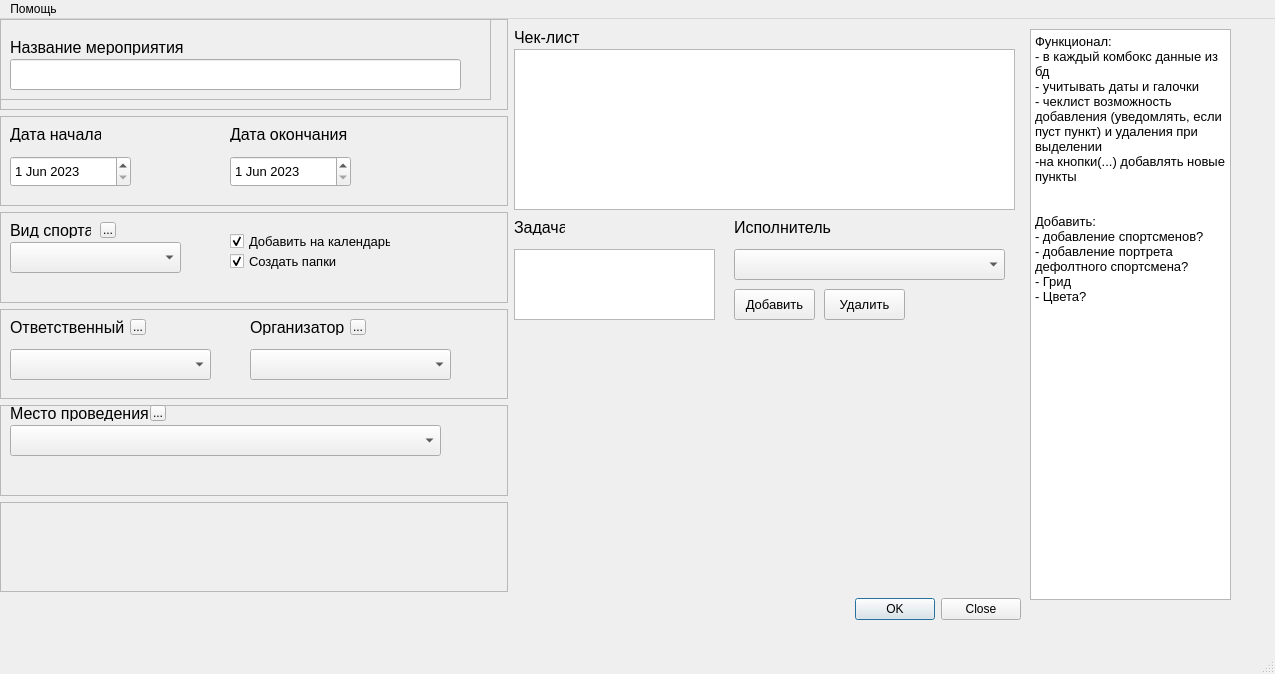
<?xml version="1.0" encoding="UTF-8"?>
<ui version="4.0">
 <class>MainWindow</class>
 <widget class="QMainWindow" name="MainWindow">
  <property name="geometry">
   <rect>
    <x>0</x>
    <y>0</y>
    <width>1275</width>
    <height>674</height>
   </rect>
  </property>
  <property name="windowTitle">
   <string>MainWindow</string>
  </property>
  <widget class="QWidget" name="centralwidget">
   <widget class="QWidget" name="verticalLayoutWidget">
    <property name="geometry">
     <rect>
      <x>0</x>
      <y>0</y>
      <width>1021</width>
      <height>601</height>
     </rect>
    </property>
    <layout class="QVBoxLayout" name="verticalLayout">
     <item>
      <layout class="QHBoxLayout" name="horizontalLayout">
       <item>
        <layout class="QVBoxLayout" name="verticalLayout_2">
         <item>
          <widget class="QFrame" name="frame_5">
           <property name="frameShape">
            <enum>QFrame::StyledPanel</enum>
           </property>
           <property name="frameShadow">
            <enum>QFrame::Raised</enum>
           </property>
           <widget class="QFrame" name="frame">
            <property name="geometry">
             <rect>
              <x>0</x>
              <y>0</y>
              <width>491</width>
              <height>81</height>
             </rect>
            </property>
            <property name="frameShape">
             <enum>QFrame::StyledPanel</enum>
            </property>
            <property name="frameShadow">
             <enum>QFrame::Raised</enum>
            </property>
            <widget class="QLabel" name="label">
             <property name="geometry">
              <rect>
               <x>10</x>
               <y>20</y>
               <width>181</width>
               <height>16</height>
              </rect>
             </property>
             <property name="font">
              <font>
               <pointsize>12</pointsize>
              </font>
             </property>
             <property name="text">
              <string>Название мероприятия</string>
             </property>
            </widget>
            <widget class="QLineEdit" name="lineEdit">
             <property name="geometry">
              <rect>
               <x>10</x>
               <y>40</y>
               <width>451</width>
               <height>31</height>
              </rect>
             </property>
             <property name="font">
              <font>
               <pointsize>12</pointsize>
              </font>
             </property>
             <property name="text">
              <string/>
             </property>
            </widget>
           </widget>
          </widget>
         </item>
         <item>
          <widget class="QFrame" name="frame_6">
           <property name="frameShape">
            <enum>QFrame::StyledPanel</enum>
           </property>
           <property name="frameShadow">
            <enum>QFrame::Raised</enum>
           </property>
           <widget class="QLabel" name="label_2">
            <property name="geometry">
             <rect>
              <x>10</x>
              <y>10</y>
              <width>91</width>
              <height>16</height>
             </rect>
            </property>
            <property name="font">
             <font>
              <pointsize>12</pointsize>
             </font>
            </property>
            <property name="text">
             <string>Дата начала</string>
            </property>
           </widget>
           <widget class="QDateEdit" name="BeginDateEdit">
            <property name="geometry">
             <rect>
              <x>10</x>
              <y>40</y>
              <width>121</width>
              <height>31</height>
             </rect>
            </property>
            <property name="font">
             <font>
              <pointsize>10</pointsize>
             </font>
            </property>
            <property name="dateTime">
             <datetime>
              <hour>0</hour>
              <minute>0</minute>
              <second>0</second>
              <year>2023</year>
              <month>6</month>
              <day>1</day>
             </datetime>
            </property>
           </widget>
           <widget class="QLabel" name="label_9">
            <property name="geometry">
             <rect>
              <x>230</x>
              <y>10</y>
              <width>121</width>
              <height>16</height>
             </rect>
            </property>
            <property name="font">
             <font>
              <pointsize>12</pointsize>
             </font>
            </property>
            <property name="text">
             <string>Дата окончания</string>
            </property>
           </widget>
           <widget class="QDateEdit" name="EndDateEdit_2">
            <property name="geometry">
             <rect>
              <x>230</x>
              <y>40</y>
              <width>121</width>
              <height>31</height>
             </rect>
            </property>
            <property name="font">
             <font>
              <pointsize>10</pointsize>
             </font>
            </property>
            <property name="dateTime">
             <datetime>
              <hour>0</hour>
              <minute>0</minute>
              <second>0</second>
              <year>2023</year>
              <month>6</month>
              <day>1</day>
             </datetime>
            </property>
           </widget>
          </widget>
         </item>
         <item>
          <widget class="QFrame" name="frame_7">
           <property name="frameShape">
            <enum>QFrame::StyledPanel</enum>
           </property>
           <property name="frameShadow">
            <enum>QFrame::Raised</enum>
           </property>
           <widget class="QComboBox" name="SportComboBox">
            <property name="geometry">
             <rect>
              <x>10</x>
              <y>30</y>
              <width>171</width>
              <height>31</height>
             </rect>
            </property>
            <property name="font">
             <font>
              <pointsize>10</pointsize>
             </font>
            </property>
           </widget>
           <widget class="QLabel" name="label_3">
            <property name="geometry">
             <rect>
              <x>10</x>
              <y>10</y>
              <width>81</width>
              <height>16</height>
             </rect>
            </property>
            <property name="font">
             <font>
              <pointsize>12</pointsize>
             </font>
            </property>
            <property name="text">
             <string>Вид спорта</string>
            </property>
           </widget>
           <widget class="QCheckBox" name="checkBox_2">
            <property name="geometry">
             <rect>
              <x>230</x>
              <y>20</y>
              <width>161</width>
              <height>18</height>
             </rect>
            </property>
            <property name="font">
             <font>
              <pointsize>10</pointsize>
             </font>
            </property>
            <property name="text">
             <string>Добавить на календарь</string>
            </property>
            <property name="checked">
             <bool>true</bool>
            </property>
           </widget>
           <widget class="QCheckBox" name="checkBox">
            <property name="geometry">
             <rect>
              <x>230</x>
              <y>40</y>
              <width>111</width>
              <height>18</height>
             </rect>
            </property>
            <property name="font">
             <font>
              <pointsize>10</pointsize>
             </font>
            </property>
            <property name="text">
             <string>Создать папки</string>
            </property>
            <property name="checked">
             <bool>true</bool>
            </property>
           </widget>
           <widget class="QToolButton" name="SportToolButton">
            <property name="geometry">
             <rect>
              <x>100</x>
              <y>10</y>
              <width>16</width>
              <height>16</height>
             </rect>
            </property>
            <property name="text">
             <string>...</string>
            </property>
           </widget>
          </widget>
         </item>
         <item>
          <widget class="QFrame" name="frame_4">
           <property name="frameShape">
            <enum>QFrame::StyledPanel</enum>
           </property>
           <property name="frameShadow">
            <enum>QFrame::Raised</enum>
           </property>
           <widget class="QComboBox" name="RespComboBox">
            <property name="geometry">
             <rect>
              <x>10</x>
              <y>40</y>
              <width>201</width>
              <height>31</height>
             </rect>
            </property>
            <property name="font">
             <font>
              <pointsize>10</pointsize>
             </font>
            </property>
           </widget>
           <widget class="QComboBox" name="OrgComboBox">
            <property name="geometry">
             <rect>
              <x>250</x>
              <y>40</y>
              <width>201</width>
              <height>31</height>
             </rect>
            </property>
            <property name="font">
             <font>
              <pointsize>10</pointsize>
             </font>
            </property>
           </widget>
           <widget class="QLabel" name="label_4">
            <property name="geometry">
             <rect>
              <x>10</x>
              <y>10</y>
              <width>121</width>
              <height>16</height>
             </rect>
            </property>
            <property name="font">
             <font>
              <pointsize>12</pointsize>
             </font>
            </property>
            <property name="text">
             <string>Ответственный</string>
            </property>
           </widget>
           <widget class="QLabel" name="label_5">
            <property name="geometry">
             <rect>
              <x>250</x>
              <y>10</y>
              <width>121</width>
              <height>16</height>
             </rect>
            </property>
            <property name="font">
             <font>
              <pointsize>12</pointsize>
             </font>
            </property>
            <property name="text">
             <string>Организатор</string>
            </property>
           </widget>
           <widget class="QToolButton" name="RespToolButton">
            <property name="geometry">
             <rect>
              <x>130</x>
              <y>10</y>
              <width>16</width>
              <height>16</height>
             </rect>
            </property>
            <property name="text">
             <string>...</string>
            </property>
           </widget>
           <widget class="QToolButton" name="OrgToolButton">
            <property name="geometry">
             <rect>
              <x>350</x>
              <y>10</y>
              <width>16</width>
              <height>16</height>
             </rect>
            </property>
            <property name="text">
             <string>...</string>
            </property>
           </widget>
          </widget>
         </item>
         <item>
          <widget class="QFrame" name="frame_3">
           <property name="frameShape">
            <enum>QFrame::StyledPanel</enum>
           </property>
           <property name="frameShadow">
            <enum>QFrame::Raised</enum>
           </property>
           <widget class="QComboBox" name="PlaceComboBox">
            <property name="geometry">
             <rect>
              <x>10</x>
              <y>20</y>
              <width>431</width>
              <height>31</height>
             </rect>
            </property>
            <property name="font">
             <font>
              <pointsize>10</pointsize>
             </font>
            </property>
           </widget>
           <widget class="QLabel" name="label_6">
            <property name="geometry">
             <rect>
              <x>10</x>
              <y>0</y>
              <width>141</width>
              <height>16</height>
             </rect>
            </property>
            <property name="font">
             <font>
              <pointsize>12</pointsize>
             </font>
            </property>
            <property name="text">
             <string>Место проведения</string>
            </property>
           </widget>
           <widget class="QToolButton" name="PlaceToolButton">
            <property name="geometry">
             <rect>
              <x>150</x>
              <y>0</y>
              <width>16</width>
              <height>16</height>
             </rect>
            </property>
            <property name="text">
             <string>...</string>
            </property>
           </widget>
          </widget>
         </item>
         <item>
          <widget class="QFrame" name="frame_2">
           <property name="frameShape">
            <enum>QFrame::StyledPanel</enum>
           </property>
           <property name="frameShadow">
            <enum>QFrame::Raised</enum>
           </property>
          </widget>
         </item>
        </layout>
       </item>
       <item>
        <layout class="QVBoxLayout" name="verticalLayout_3">
         <item>
          <widget class="QWidget" name="widget" native="true">
           <widget class="QListWidget" name="listWidget">
            <property name="geometry">
             <rect>
              <x>0</x>
              <y>30</y>
              <width>501</width>
              <height>161</height>
             </rect>
            </property>
           </widget>
           <widget class="QLabel" name="label_7">
            <property name="geometry">
             <rect>
              <x>0</x>
              <y>200</y>
              <width>51</width>
              <height>16</height>
             </rect>
            </property>
            <property name="font">
             <font>
              <pointsize>12</pointsize>
             </font>
            </property>
            <property name="text">
             <string>Задача</string>
            </property>
           </widget>
           <widget class="QPlainTextEdit" name="TaskPlainTextEdit">
            <property name="geometry">
             <rect>
              <x>0</x>
              <y>230</y>
              <width>201</width>
              <height>71</height>
             </rect>
            </property>
            <property name="font">
             <font>
              <pointsize>10</pointsize>
             </font>
            </property>
           </widget>
           <widget class="QLabel" name="label_8">
            <property name="geometry">
             <rect>
              <x>220</x>
              <y>200</y>
              <width>101</width>
              <height>16</height>
             </rect>
            </property>
            <property name="font">
             <font>
              <pointsize>12</pointsize>
             </font>
            </property>
            <property name="text">
             <string>Исполнитель</string>
            </property>
           </widget>
           <widget class="QComboBox" name="RespComboBox_2">
            <property name="geometry">
             <rect>
              <x>220</x>
              <y>230</y>
              <width>271</width>
              <height>31</height>
             </rect>
            </property>
           </widget>
           <widget class="QPushButton" name="AddPushButton">
            <property name="geometry">
             <rect>
              <x>220</x>
              <y>270</y>
              <width>81</width>
              <height>31</height>
             </rect>
            </property>
            <property name="font">
             <font>
              <pointsize>10</pointsize>
             </font>
            </property>
            <property name="text">
             <string>Добавить</string>
            </property>
           </widget>
           <widget class="QPushButton" name="DellpushButton">
            <property name="geometry">
             <rect>
              <x>310</x>
              <y>270</y>
              <width>81</width>
              <height>31</height>
             </rect>
            </property>
            <property name="font">
             <font>
              <pointsize>10</pointsize>
             </font>
            </property>
            <property name="text">
             <string>Удалить</string>
            </property>
           </widget>
           <widget class="QLabel" name="label_10">
            <property name="geometry">
             <rect>
              <x>0</x>
              <y>10</y>
              <width>71</width>
              <height>16</height>
             </rect>
            </property>
            <property name="font">
             <font>
              <pointsize>12</pointsize>
             </font>
            </property>
            <property name="text">
             <string>Чек-лист</string>
            </property>
           </widget>
           <widget class="QLabel" name="label_11">
            <property name="geometry">
             <rect>
              <x>50</x>
              <y>380</y>
              <width>47</width>
              <height>14</height>
             </rect>
            </property>
            <property name="text">
             <string/>
            </property>
           </widget>
          </widget>
         </item>
        </layout>
       </item>
      </layout>
     </item>
     <item>
      <widget class="QDialogButtonBox" name="CreateButtonBox">
       <property name="font">
        <font>
         <pointsize>9</pointsize>
        </font>
       </property>
       <property name="standardButtons">
        <set>QDialogButtonBox::Close|QDialogButtonBox::Ok</set>
       </property>
      </widget>
     </item>
    </layout>
   </widget>
   <widget class="QPlainTextEdit" name="TaskPlainTextEdit_2">
    <property name="geometry">
     <rect>
      <x>1030</x>
      <y>10</y>
      <width>201</width>
      <height>571</height>
     </rect>
    </property>
    <property name="font">
     <font>
      <pointsize>10</pointsize>
     </font>
    </property>
    <property name="plainText">
     <string>Функционал:
- в каждый комбокс данные из бд
- учитывать даты и галочки
- чеклист возможность добавления (уведомлять, если пуст пункт) и удаления при выделении
-на кнопки(...) добавлять новые пункты


Добавить:
- добавление спортсменов?
- добавление портрета дефолтного спортсмена?
- Грид
- Цвета?</string>
    </property>
   </widget>
  </widget>
  <widget class="QMenuBar" name="menubar">
   <property name="geometry">
    <rect>
     <x>0</x>
     <y>0</y>
     <width>1275</width>
     <height>22</height>
    </rect>
   </property>
   <widget class="QMenu" name="menu">
    <property name="font">
     <font>
      <pointsize>9</pointsize>
     </font>
    </property>
    <property name="title">
     <string>Помощь</string>
    </property>
   </widget>
   <addaction name="menu"/>
  </widget>
  <widget class="QStatusBar" name="statusbar"/>
 </widget>
 <resources/>
 <connections/>
</ui>
